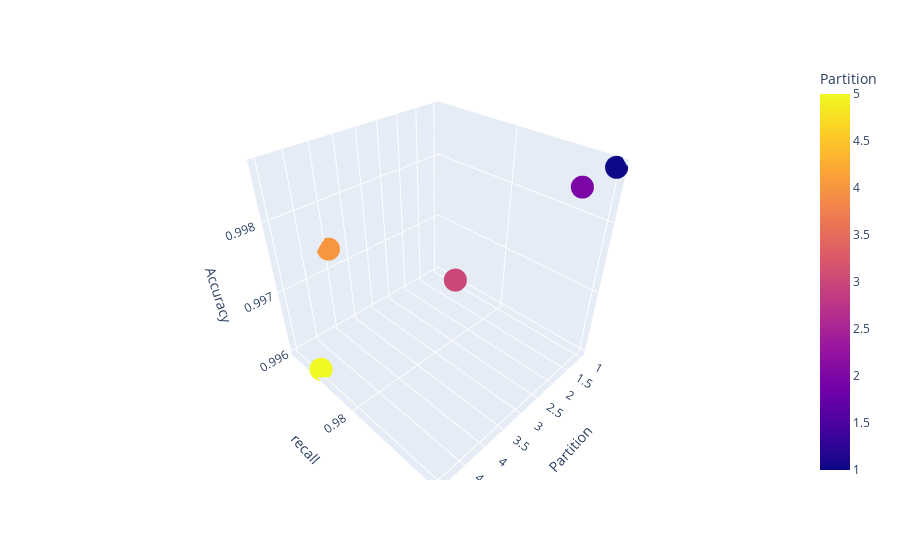

The code cell stored with this chart in its notebook:
### Code cell
fig4 = px.scatter_3d(dff,
        x='Partition', y='recall', z='Accuracy',
        color="Partition")
fig4

### Figure 1 — Plotly figure (JSON) as saved in the notebook; plotly's stock layout.template omitted (floating-point values rounded to 4 significant figures)
{"data": [{"hovertemplate": "Partition=%{marker.color}<br>recall=%{y}<br>Accuracy=%{z}<extra></extra>", "legendgroup": "", "marker": {"color": [1, 2, 3, 4, 5], "coloraxis": "coloraxis", "symbol": "circle"}, "mode": "markers", "name": "", "scene": "scene", "showlegend": false, "type": "scatter3d", "x": [1, 2, 3, 4, 5], "y": [1, 1, 0.9848, 0.9615, 0.9688], "z": [0.9987, 0.9987, 0.9973, 0.9973, 0.996]}], "layout": {"coloraxis": {"colorbar": {"title": {"text": "Partition"}}, "colorscale": [[0, "#0d0887"], [0.1111, "#46039f"], [0.2222, "#7201a8"], [0.3333, "#9c179e"], [0.4444, "#bd3786"], [0.5556, "#d8576b"], [0.6667, "#ed7953"], [0.7778, "#fb9f3a"], [0.8889, "#fdca26"], [1, "#f0f921"]]}, "legend": {"tracegroupgap": 0}, "margin": {"t": 60}, "scene": {"domain": {"x": [0, 1], "y": [0, 1]}, "xaxis": {"title": {"text": "Partition"}}, "yaxis": {"title": {"text": "recall"}}, "zaxis": {"title": {"text": "Accuracy"}}}}}
